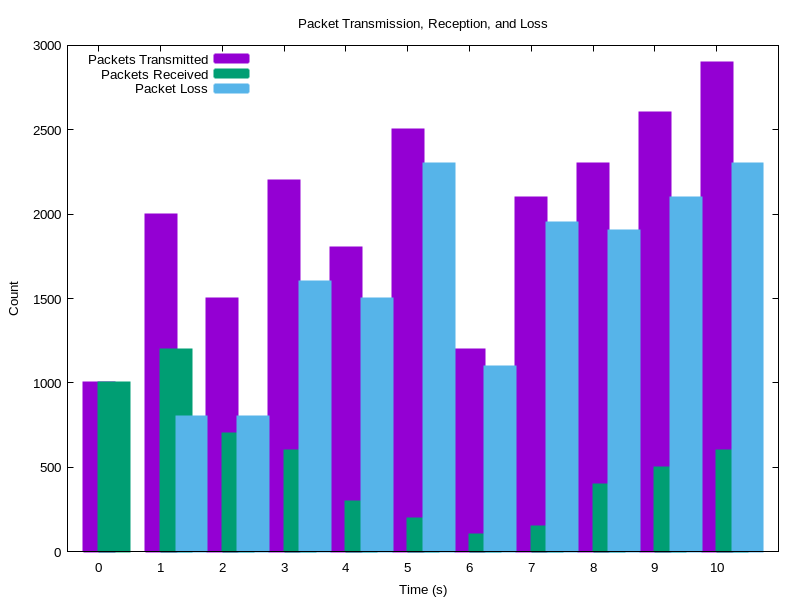

The gnuplot source for this figure:
# Gnuplot script for plotting packet transmission, reception, and loss as a bar chart

# Set output file format and name
set terminal pngcairo enhanced font "arial,10" size 800, 600
set output "1.dos_attack.png"

# Set title and labels
set title "Packet Transmission, Reception, and Loss"
set xlabel "Time (s)"
set ylabel "Count"
set style fill solid
set boxwidth 0.5
set key top left

# Set data file format
# set datafile separator "\t"

# Plot packet transmission, reception, and loss as bars
plot "1.dos_attack.dat" using ($0):2:xtic(1) with boxes lw 2 title "Packets Transmitted", \
     "1.dos_attack.dat" using ($0+0.25):3 with boxes lw 2 title "Packets Received", \
     "1.dos_attack.dat" using ($0+0.5):4 with boxes lw 2 title "Packet Loss"

